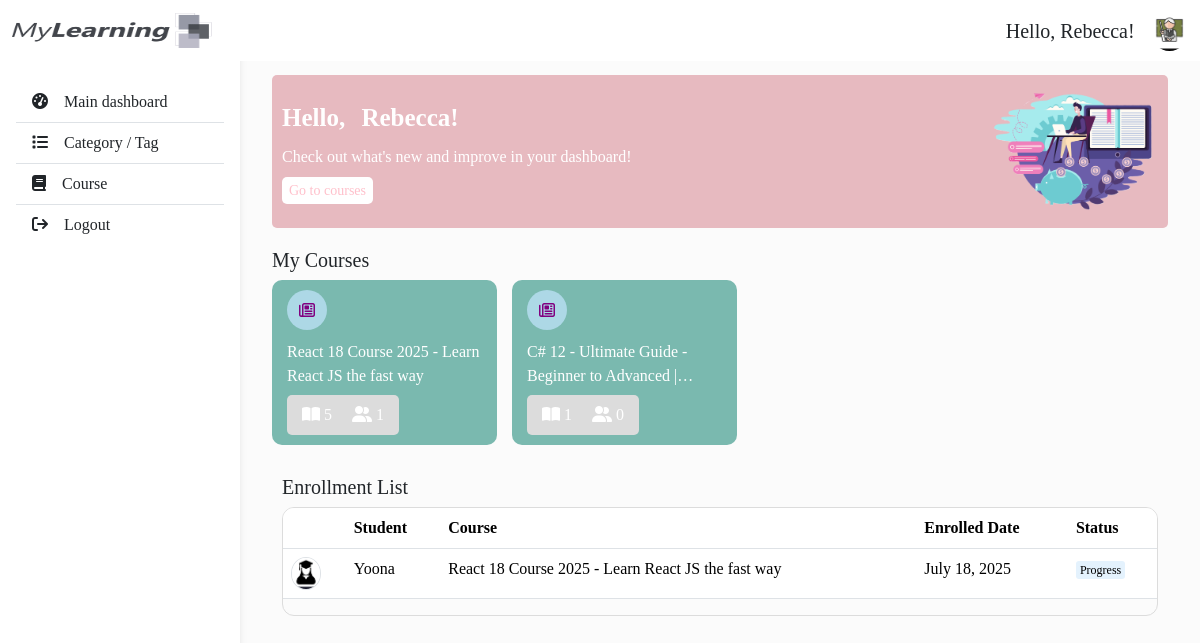
Before: /instructor-dashboard/ (signed in) with the older database file.
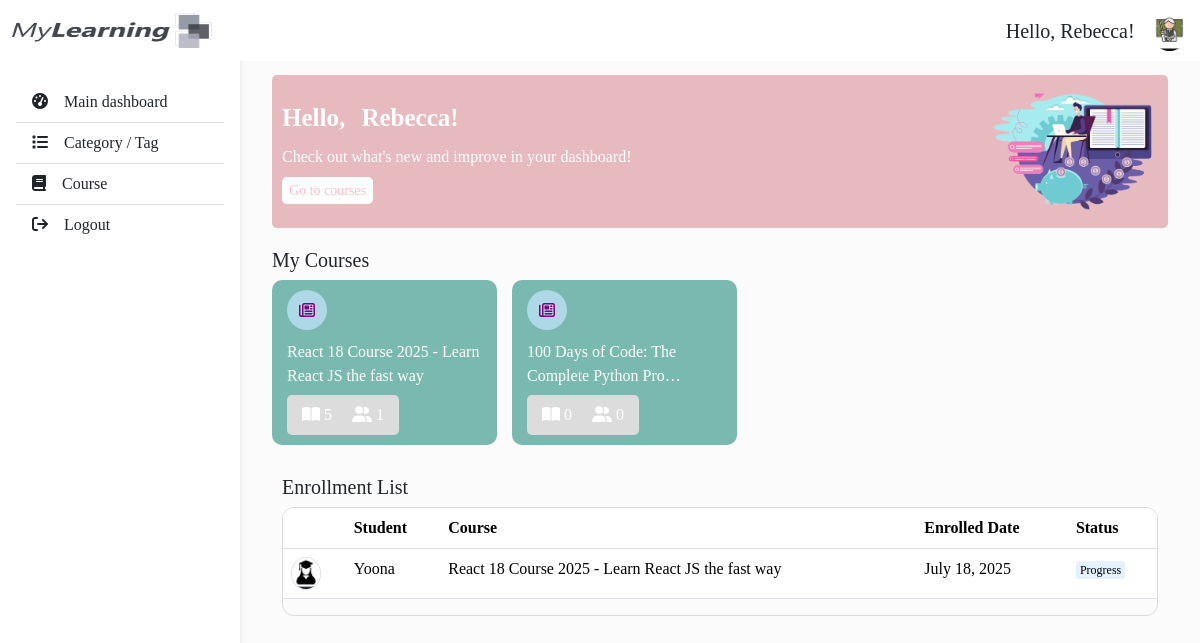
After: the same page with the newer database file.
### courses/models.py (models this page shows, shortened)
class Course(models.Model):
  name = models.CharField(max_length=100)
  category = models.ForeignKey(Category, on_delete=models.SET_NULL, null=True)
  instructor = models.ForeignKey(Instructor, on_delete=models.SET_NULL, null=True, related_name='courses')
  price = models.DecimalField(max_digits=10, decimal_places=2)
  description = models.TextField()
  image = models.ImageField(blank=True, null=True, upload_to='images')
  published_date = models.DateField(auto_now_add=True)

### enrollments/models.py (models this page shows, shortened)
class Enrollment(models.Model):
  STATUS_CHOICES = {
    'Progress': 'Progress',
    'Completed': 'Completed'
  }
  student = models.ForeignKey(Student, on_delete=models.SET_NULL, null=True, related_name='enrollments')
  course = models.ForeignKey(Course, on_delete=models.SET_NULL, null=True, related_name='enrollments')
  enrolled_date = models.DateField(auto_now_add=True)
  status = models.CharField(max_length=20, choices=STATUS_CHOICES, default='Progress', blank=True, null=True)
  class Meta:
    unique_together = ('student', 'course')

### users/models.py (models this page shows, shortened)
class Student(models.Model):
  GENDER_CHOICES = {
    'Female': 'Female',
    'Male': 'Male'
  }
  user = models.OneToOneField(User, on_delete=models.CASCADE, null=True)
  name = models.CharField(max_length=100)
  age = models.IntegerField()
  gender = models.CharField(max_length=15, choices=GENDER_CHOICES)
  email = models.EmailField()
  phone = models.CharField(max_length=20)
  address = models.CharField(max_length=150)

### users/decorators.py (the view)
    def wrapper_func(request, *args, **kwargs):
      group = None
      if request.user.groups.exists():
        group = request.user.groups.all()[0].name
        print('login group: ', group)
      print('allow group: ', allow_roles)
      if group in allow_roles:
        return view_func(request, *args, **kwargs)
      else:
        return HttpResponse('You are not authorize to view this page!')

### dashboard/views.py (called while the page is built)
@login_required(login_url='login')
@allow_users(allow_roles=['instructor'])
def instructor_dashboard_view(request):
  login_id = request.user.instructor.id
  instructor = Instructor.objects.get(pk=login_id)
  if instructor is not None:
    courses = instructor.courses.all()
  total_enrollments = []
  for course in courses:
    enrollments = Enrollment.objects.filter(course=course)
    for enrollment in enrollments:
      total_enrollments.append(enrollment)
  context = {
    'courses': courses,
    'enrollments': total_enrollments,
  }
  return render(request, 'dashboard/instructor_dashboard.html', context)

### dashboard/templates/dashboard/instructor_dashboard.html (shortened to what this page needs)
{% extends 'base.html' %}
{% block content %}
  <div class="dashboard px-4 py-3">
    <div class="top-section">
      <div class="top-section__info">
        <p>Hello, {{request.user}}!</p>
        <p>Check out what's new and improve in your dashboard!</p>
        <a href="{% url 'courses:course_list' %}">Go to courses</a>
      </div>
      <div class="top-section__img-container">
        <img src="/media/profiles/dashboard-image.png" alt="dashboard-img">
      </div>
    </div>
    <div class="middle-section">
      <h5>My Courses</h5>
      <div class="course-card-container">
        {% if courses.all %}
          {% for course in courses %}
            <div class="course-card">
              <i class="fa-regular fa-newspaper"></i>
              <div class="limit-to-2-lines">{{course.name}}</div>
              <div>
                <div>
                  <i class="fa-solid fa-book-open"></i>
                  <span>{{course.lessons.count}}</span>
                </div>
                <div>
                  <i class="fa-solid fa-user-group"></i>
                  <span>{{course.enrollments.count}}</span>
                </div>
              </div>
            </div>
          {% endfor %}
        {% endif %}
      </div>
    </div>
    <div class="bottom-section">
       <div class="right">
        <h5>Enrollment List</h5>
        <div class="overflow-auto">
          <table class="table" style="min-width: 700px;">
            <thead>
              <tr>
                <th scope="col"></th>
                <th scope="col">Student</th>
                <th scope="col">Course</th>
                <th scope="col">Enrolled Date</th>
                <th scope="col">Status</th>
              </tr>
            </thead>
            <tbody>
              {% for enrollment in enrollments %}
                <tr>
                  <th scope="row">
                    <img class="rounded-circle border" style="width: 30px;" src="
                    {% if enrollment.student.gender == 'Female'  %}
                      /media/profiles/female-student-profile.jpg
                    {% else %}
                      /media/profiles/male-student-profile.jpg
                    {% endif %}
                    " alt="profile">
                  </th>
                  <td>{{enrollment.student.name}}</td>
                  <td>{{enrollment.course.name}}</td>
                  <td>{{enrollment.enrolled_date}}</td>
                  <td>
                    <span class="
                      {% if enrollment.status == 'Progress' %}
                        status-progress
                      {% else %}
                        status-completed
                      {% endif %}
                    ">{{enrollment.status}}</span>
                  </td>
                </tr>
              {% endfor %}
            </tbody>
          </table>
        </div>
       </div>
    </div>
  </div>
{% endblock content %}

Changed rows visible on the page:
removed Course: name "C# 12 - Ultimate Guide - Beginner to Advanced…", lessons.count "1", enrollments.count "0"
now on this page (row edited): Course: name "100 Days of Code: The Complete Python…", lessons.count "0", enrollments.count "0"
